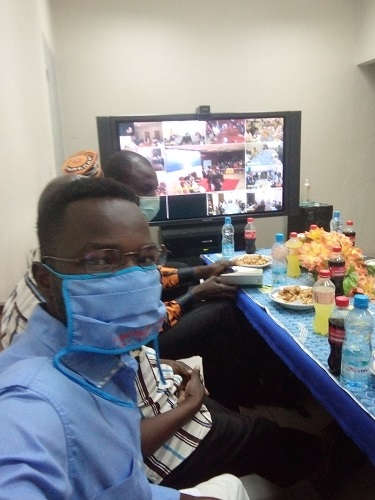
#> input picture testimg.jpg, 375 x 500 px
$ python test2.py
#> lines starting #> are read from the running program, lines starting #| are printed output that depends on the picture; after the words box and inside, x2 and y2 are one past the last pixel; in counts of white or black regions, pixels touching at a corner belong together
import cv2
import numpy as np
def nothing(x):
    pass
# Create a black image, a window
img = img = cv2.imread('testimg.jpg', 0)
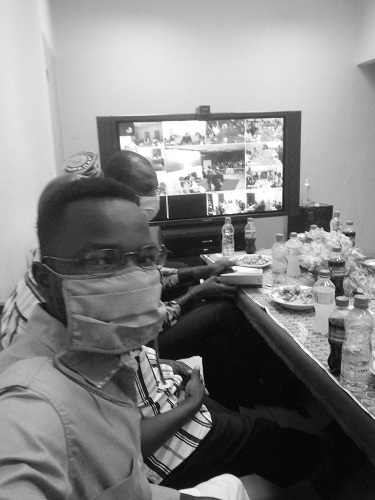
#> img: shape (500, 375); min 0, max 255, mean 131.9
th3 = cv2.adaptiveThreshold(img,255,cv2.ADAPTIVE_THRESH_GAUSSIAN_C,cv2.THRESH_BINARY,11,2)
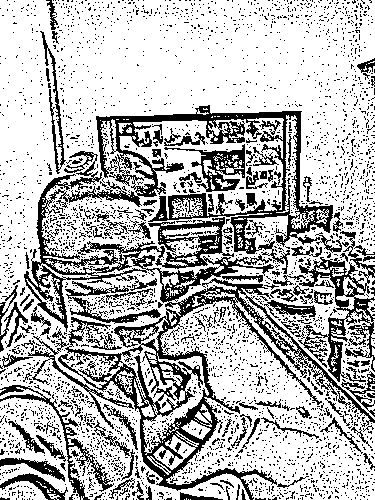
#> th3: shape (500, 375); 71.9% white; 3456 black regions (3296 under 20 px), largest, box (x1, y1, x2, y2) and area: (24, 105, 375, 500) 24718, (290, 231, 375, 382) 3165, (0, 385, 114, 500) 1360
ret,thresh4 = cv2.threshold(img,64,255,cv2.THRESH_TOZERO)
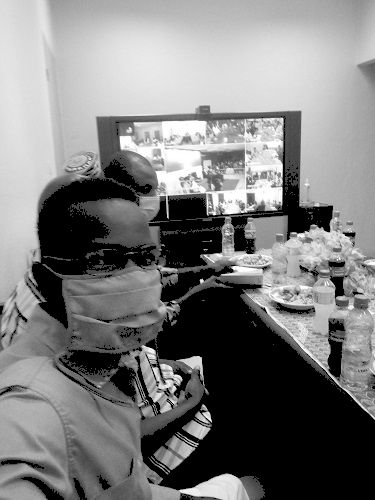
#> thresh4: shape (500, 375); min 0, max 255, mean 124.2
cv2.namedWindow('image')

# create trackbars for color change
cv2.createTrackbar('Threshold','image',0,255,nothing)


# create switch for ON/OFF functionality
switch = '0 : OFF \n1 : ON'
cv2.createTrackbar(switch, 'image',0,1,nothing)
while(1):
    cv2.imshow('image',thresh4)
    k = cv2.waitKey(1) & 0xFF
#> (key Esc is pressed here)
    if k == 27:
        break
# get current positions of four trackbars
        r = cv2.getTrackbarPos('R','image')
        s = cv2.getTrackbarPos(switch,'image')
        if s == 0:
            ret,thresh4 = cv2.threshold(img,64,255,cv2.THRESH_TOZERO)
        else:
         ret,thresh4 = cv2.threshold(img,r,255,cv2.THRESH_TOZERO)
cv2.destroyAllWindows()

$ run again, with Xray.jpg copied over testimg.jpg
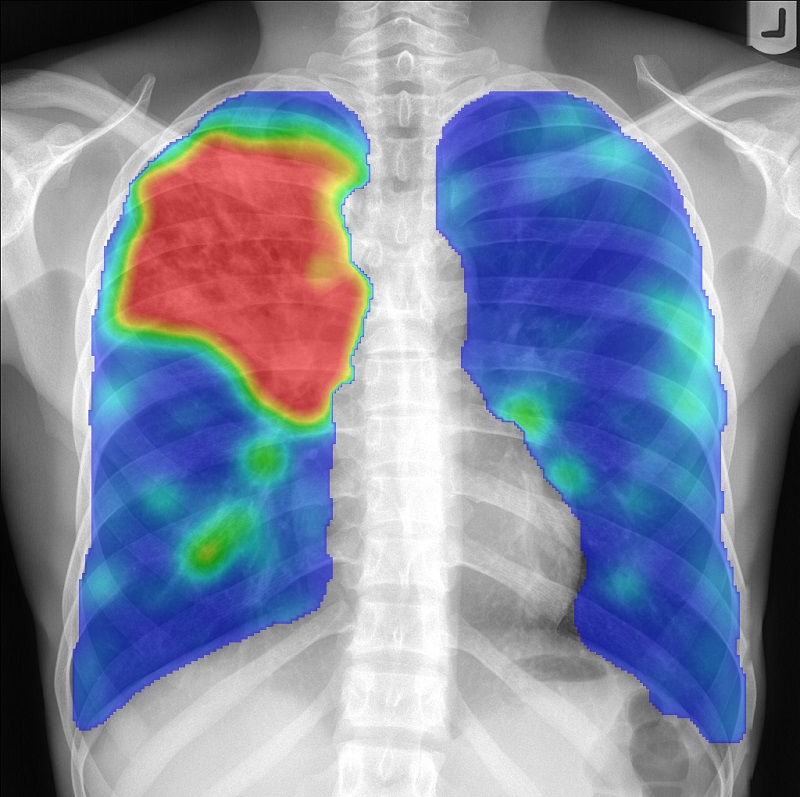
#> input picture Xray.jpg, 800 x 797 px
#> `th3 = cv2.adaptiveThreshold(img,255,cv2.ADAPTIVE_THRESH_GAUSSIAN_C,cv2..`:
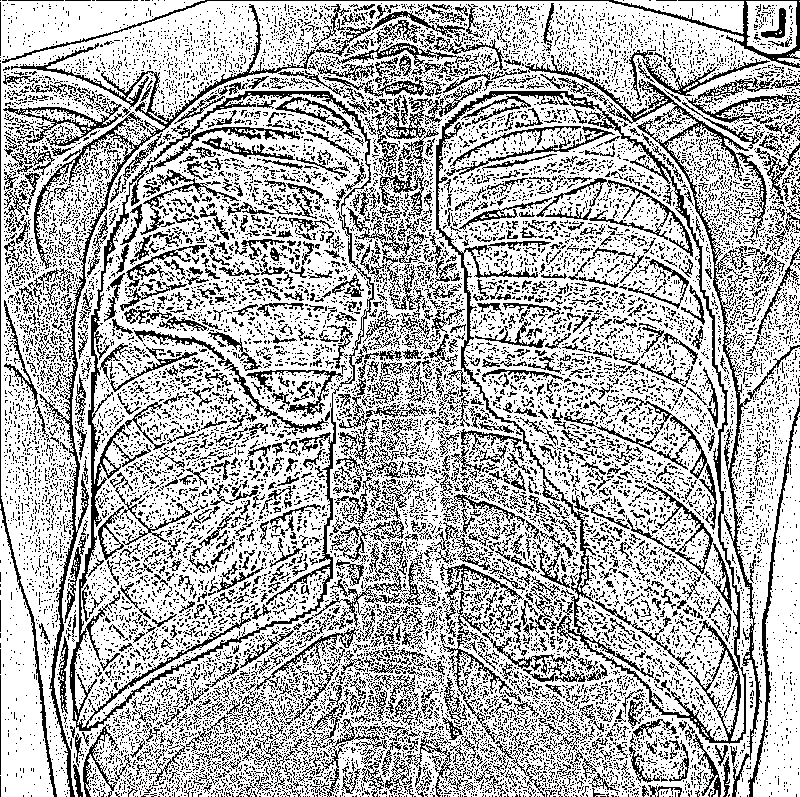
#> th3: shape (797, 800); 69.9% white; black in thin lines or dots
#> `ret,thresh4 = cv2.threshold(img,64,255,cv2.THRESH_TOZERO)`:
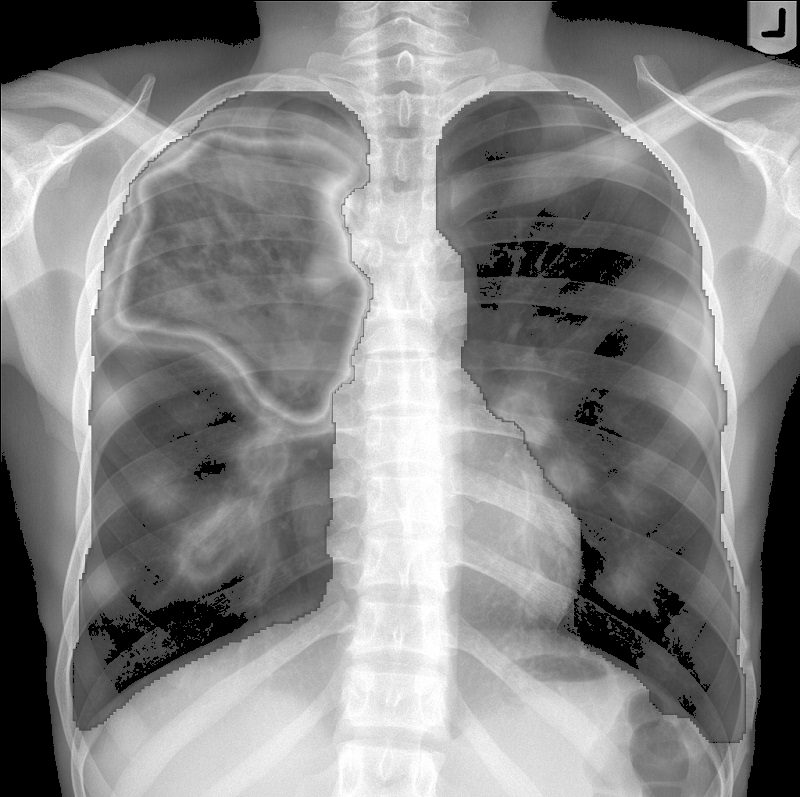
#> thresh4: shape (797, 800); min 0, max 255, mean 134.5
